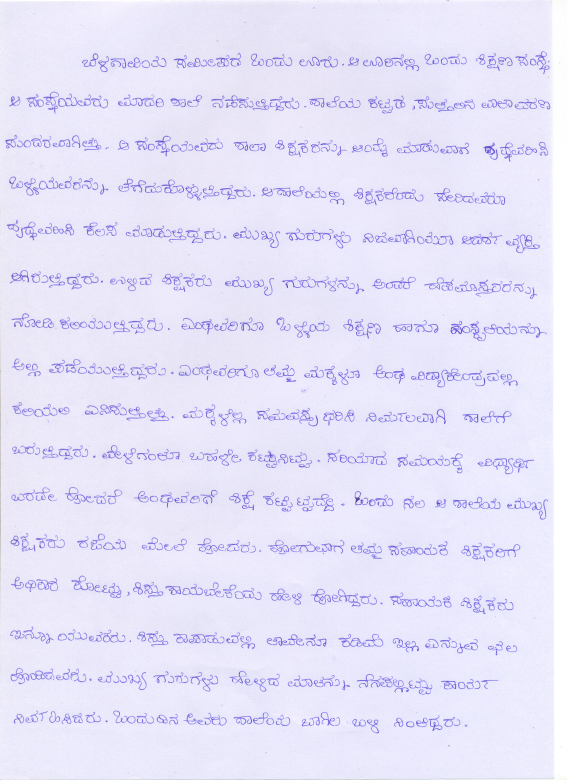
%> input picture writer identification for kannada handwritten documents/Datasets/K10.jpg, 1700 x 2340 px, given in place of 1.bmp, which was not available (shown at 1/3 size)
$ octave FeaturesW3Block.m   (GNU Octave 9; MATLAB toolbox functions it lacks are replaced by stand-ins)
%> lines starting %> are read from the running program, lines starting %| are printed output that depends on the picture; pictures that were not available may be replaced by others from this repository, and a replacement may not be noted
close all;
clear all;
clc;
%initializing the clock
t1=clock;

%Name of the Images Used
FN{1,1} = 'K1';
FN{1,2} = 'K2';
FN{1,3} = 'K3';
FN{1,4} = 'K4';
FN{1,5} = 'K5';
FN{1,6} = 'K6';
FN{1,7} = 'K7';
FN{1,8} = 'K8';
FN{1,9} = 'K9';
FN{1,10} = 'K10';
FN{1,11} = 'K11';
FN{1,12} = 'K12';
FN{1,13} = 'K13';
FN{1,14} = 'K14';

for i = 1:14


    for j = 1:50
        ImP = strcat('D:\PRAVEEN\Mtech finalproject\image sets\',FN{1,i},'\',int2str(j),'.bmp')
        X = (imread(ImP));
%> X is the input picture: size 2340x1700x3 uint8; mean R, G, B 229.6, 227.1, 249.6
        X2 = rgb2gray(X);
        % [22 lines of commented-out code are left out]
    [a1,h1,v1,d1] = dwt2(X2,'db8');
[m,n] = size(h1);
%> m = 1177; n = 857
R1 = imcrop(h1,[0 0 uint8(m/2) uint8(n/2)]);
R2 = imcrop(h1,[0 uint8(n/2) uint8(m/2) n]);
R3 = imcrop(h1,[uint8(m/2) 0 m uint8(n/2)]);
R4 = imcrop(h1,[uint8(m/2) uint8(n/2) m n]);

Fs1(1) = mean(R1(:));
Fs1(2) = std2(R1(:));
Fs1(3) = mean(R2(:));
Fs1(4) = std2(R2(:));
Fs1(5) = mean(R3(:));
Fs1(6) = std2(R3(:));
Fs1(7) = mean(R4(:));
Fs1(8) = std2(R4(:));

R1 = imcrop(v1,[0 0 uint8(m/2) uint8(n/2)]);
R2 = imcrop(v1,[0 uint8(n/2) uint8(m/2) n]);
R3 = imcrop(v1,[uint8(m/2) 0 m uint8(n/2)]);
R4 = imcrop(v1,[uint8(m/2) uint8(n/2) m n]);

Fs1(9) = mean(R1(:));
Fs1(10) = std2(R1(:));
Fs1(11) = mean(R2(:));
Fs1(12) = std2(R2(:));
Fs1(13) = mean(R3(:));
Fs1(14) = std2(R3(:));
Fs1(15) = mean(R4(:));
Fs1(16) = std2(R4(:));

R1 = imcrop(d1,[0 0 uint8(m/2) uint8(n/2)]);
R2 = imcrop(d1,[0 uint8(n/2) uint8(m/2) n]);
R3 = imcrop(d1,[uint8(m/2) 0 m uint8(n/2)]);
R4 = imcrop(d1,[uint8(m/2) uint8(n/2) m n]);

Fs1(17) = mean(R1(:));
Fs1(18) = std2(R1(:));
Fs1(19) = mean(R2(:));
Fs1(20) = std2(R2(:));
Fs1(21) = mean(R3(:));
Fs1(22) = std2(R3(:));
Fs1(23) = mean(R4(:));
Fs1(24) = std2(R4(:));


[a2,h2,v2,d2] = dwt2(a1,'db8');

[m,n] = size(h2);
%> m = 596; n = 436
R1 = imcrop(h2,[0 0 uint8(m/2) uint8(n/2)]);
%> R1: size 218x255 double
R2 = imcrop(h2,[0 uint8(n/2) uint8(m/2) n]);
R3 = imcrop(h2,[uint8(m/2) 0 m uint8(n/2)]);
%> R3: size 218x182 double
R4 = imcrop(h2,[uint8(m/2) uint8(n/2) m n]);
%> R4: size 256x182 double

Fs1(25) = mean(R1(:));
Fs1(26) = std2(R1(:));
Fs1(27) = mean(R2(:));
Fs1(28) = std2(R2(:));
Fs1(29) = mean(R3(:));
Fs1(30) = std2(R3(:));
Fs1(31) = mean(R4(:));
Fs1(32) = std2(R4(:));

R1 = imcrop(v2,[0 0 uint8(m/2) uint8(n/2)]);
R2 = imcrop(v2,[0 uint8(n/2) uint8(m/2) n]);
R3 = imcrop(v2,[uint8(m/2) 0 m uint8(n/2)]);
R4 = imcrop(v2,[uint8(m/2) uint8(n/2) m n]);

Fs1(33) = mean(R1(:));
Fs1(34) = std2(R1(:));
Fs1(35) = mean(R2(:));
Fs1(36) = std2(R2(:));
Fs1(37) = mean(R3(:));
Fs1(38) = std2(R3(:));
Fs1(39) = mean(R4(:));
Fs1(40) = std2(R4(:));

R1 = imcrop(d2,[0 0 uint8(m/2) uint8(n/2)]);
R2 = imcrop(d2,[0 uint8(n/2) uint8(m/2) n]);
R3 = imcrop(d2,[uint8(m/2) 0 m uint8(n/2)]);
R4 = imcrop(d2,[uint8(m/2) uint8(n/2) m n]);

Fs1(41) = mean(R1(:));
Fs1(42) = std2(R1(:));
Fs1(43) = mean(R2(:));
Fs1(44) = std2(R2(:));
Fs1(45) = mean(R3(:));
Fs1(46) = std2(R3(:));
Fs1(47) = mean(R4(:));
Fs1(48) = std2(R4(:));


[a3,h3,v3,d3] = dwt2(a2,'db8');
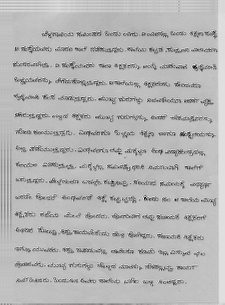
%> a3: size 305x225 double; min 1006.5, max 2184.1, mean 1848.2; drawn with min black and max white
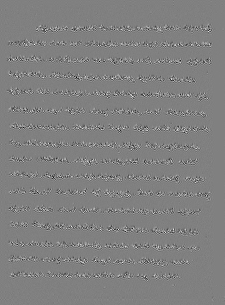
%> d3: size 305x225 double; min -307.2, max 301.8, mean -0.3; drawn with min black and max white

[m,n] = size(h3);
%> m = 305; n = 225
R1 = imcrop(h3,[0 0 uint8(m/2) uint8(n/2)]);
%> R1: size 113x153 double
R2 = imcrop(h3,[0 uint8(n/2) uint8(m/2) n]);
%> R2: size 193x153 double
R3 = imcrop(h3,[uint8(m/2) 0 m uint8(n/2)]);
%> R3: size 113x73 double
R4 = imcrop(h3,[uint8(m/2) uint8(n/2) m n]);
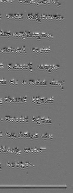
%> R4: size 193x73 double; min -365.2, max 438.3, mean 0.7; drawn with min black and max white

Fs1(49) = mean(R1(:));
Fs1(50) = std2(R1(:));
Fs1(51) = mean(R2(:));
Fs1(52) = std2(R2(:));
Fs1(53) = mean(R3(:));
Fs1(54) = std2(R3(:));
Fs1(55) = mean(R4(:));
Fs1(56) = std2(R4(:));

R1 = imcrop(v3,[0 0 uint8(m/2) uint8(n/2)]);
R2 = imcrop(v3,[0 uint8(n/2) uint8(m/2) n]);
R3 = imcrop(v3,[uint8(m/2) 0 m uint8(n/2)]);
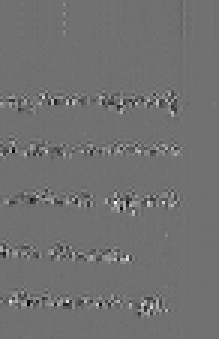
%> R3: size 113x73 double (shown 3 times larger); min -380, max 477.2, mean 0.6; drawn with min black and max white
R4 = imcrop(v3,[uint8(m/2) uint8(n/2) m n]);
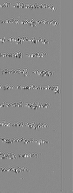
%> R4: size 193x73 double; min -481.1, max 407.2, mean 0.1; drawn with min black and max white

Fs1(57) = mean(R1(:));
Fs1(58) = std2(R1(:));
Fs1(59) = mean(R2(:));
Fs1(60) = std2(R2(:));
Fs1(61) = mean(R3(:));
Fs1(62) = std2(R3(:));
Fs1(63) = mean(R4(:));
Fs1(64) = std2(R4(:));

R1 = imcrop(d3,[0 0 uint8(m/2) uint8(n/2)]);
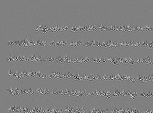
%> R1: size 113x153 double; min -307.2, max 301.8, mean -0.3; drawn with min black and max white
R2 = imcrop(d3,[0 uint8(n/2) uint8(m/2) n]);
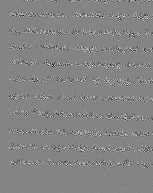
%> R2: size 193x153 double; min -278.4, max 255.4, mean -0.4; drawn with min black and max white
%> (the run ends here)

$ run again, on writer identification for kannada handwritten documents/Datasets/K11.jpg
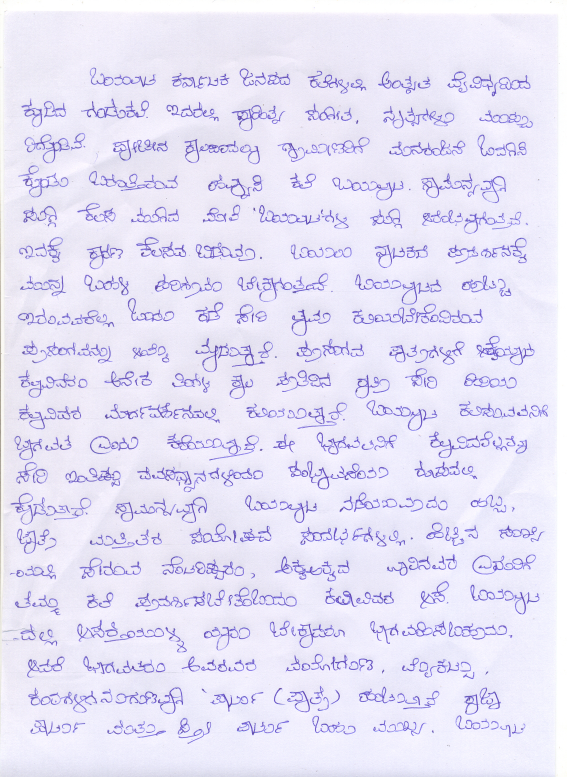
%> input picture writer identification for kannada handwritten documents/Datasets/K11.jpg, 1700 x 2331 px, given in place of 1.bmp, which was not available (shown at 1/3 size)
%> X is the input picture: size 2331x1700x3 uint8; mean R, G, B 229.8, 226.5, 246.4
%> `R1 = imcrop(d3,[0 0 uint8(m/2) uint8(n/2)]);`:
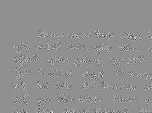
%> R1: size 113x152 double; min -400.9, max 307.5, mean -0.4; drawn with min black and max white
%> `R2 = imcrop(d3,[0 uint8(n/2) uint8(m/2) n]);`:
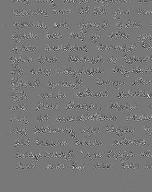
%> R2: size 192x152 double; min -349.6, max 389, mean -0.7; drawn with min black and max white

$ run again, on writer identification for kannada handwritten documents/Datasets/K12.jpg
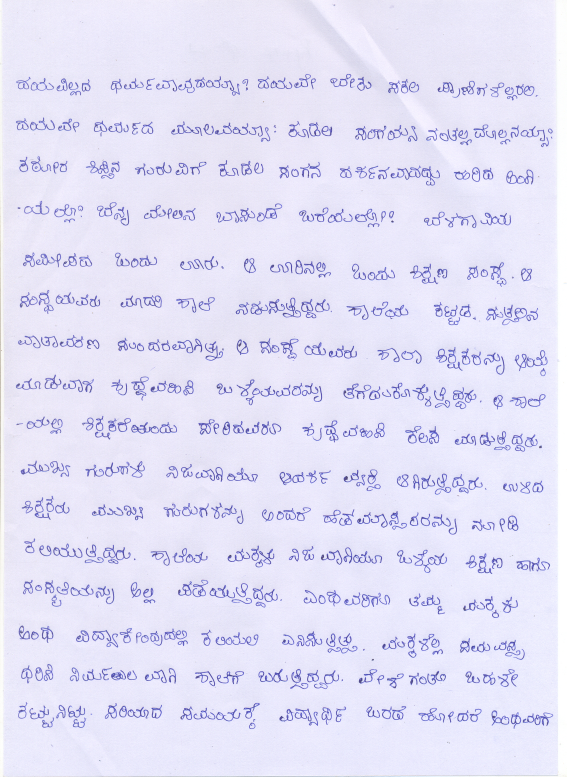
%> input picture writer identification for kannada handwritten documents/Datasets/K12.jpg, 1700 x 2331 px, given in place of 1.bmp, which was not available (shown at 1/3 size)
%> X is the input picture: size 2331x1700x3 uint8; mean R, G, B 226.7, 224.9, 246.6
%> `R1 = imcrop(d3,[0 0 uint8(m/2) uint8(n/2)]);`:
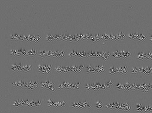
%> R1: size 113x152 double; min -281.4, max 361.5, mean -0.6; drawn with min black and max white
%> `R2 = imcrop(d3,[0 uint8(n/2) uint8(m/2) n]);`:
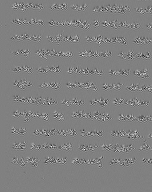
%> R2: size 192x152 double; min -385.6, max 377.8, mean -0.3; drawn with min black and max white
